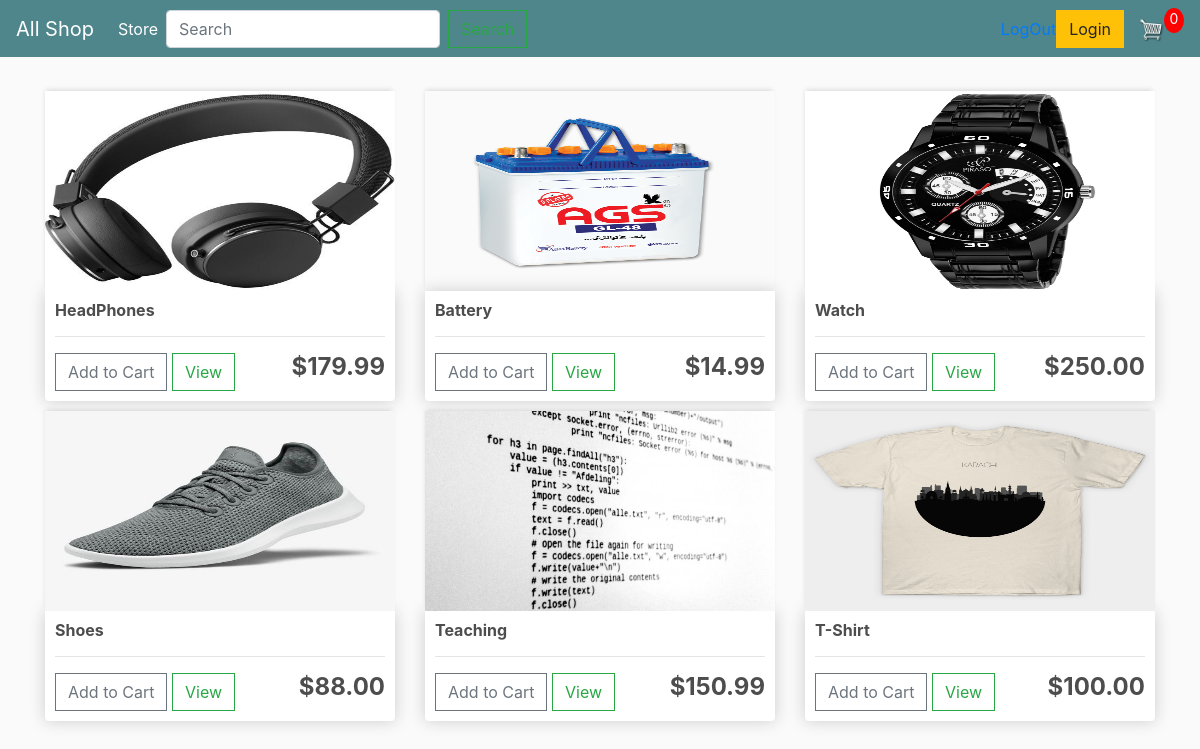
The page / on the database its author committed.
### app/models.py (models this page shows, shortened)
class Product(models.Model):
    name = models.CharField(max_length=200)
    price = models.DecimalField(max_digits=7, decimal_places=2)
    digital = models.BooleanField(default=False,null=True,blank=True)
    image = models.ImageField(null=True,blank= True)
    @property
    def imageURL(self):
        try:
            url = self.image.url
        except:
            url = ''
        return url

### app/views.py (the view)
# urls.py: path('',views.store,name='store'),
def store(request):
    cartDat = cartData(request)
    cartitem = cartDat['cartitem']
    order = cartDat['order']
    items = cartDat['items']
    products = Product.objects.all()
    context = {'products': products, 'cartitem': cartitem,'shipping': False}
    return render(request, 'app/store.html', context)

### app/utils.py (called while the page is built, shortened)
def cookieCart(request):
        try:
            cart = json.loads(request.COOKIES['cart'])
        except:
            cart = {}
        items = []
        order = {'get_cart_total':0,'get_cart_items':0, 'shipping': False}
        cartitem = order['get_cart_items']
        return{'cartitem': cartitem,'order':order,'items':items}

def cartData(request):
    if request.user.is_authenticated:
        customer = request.user.customer
        order, created = Order.objects.get_or_create(customer=customer,complete=False )
        items = order.orderitem_set.all()
        cartitem = order.get_cart_items
    else:
        cookieData = cookieCart(request)
        cartitem = cookieData['cartitem']
        order = cookieData['order']
        items = cookieData['items']
    return{'items':items,'order':order,'cartitem': cartitem}

### app/templates/app/store.html
{% extends 'app/main.html' %}
{% load static %}
    {% block content %}
            <div class="row">
                {% for product in products %}
                <div class="col-lg-4">
                    <img class="thumbnail" src="{{product.imageURL}}">
                    <div class="box-element product">
                        <h6><strong>{{product.name}}</strong></h6>
                        <hr>
                        <button data-product = {{ product.id }} data-action = "add"  class="btn btn-outline-secondary add-btn update-cart">Add to Cart</button>
                        <a class="btn btn-outline-success" href="#">View</a>
                        <h4 style="display: inline-block; float: right"><strong>${{product.price|floatformat:2}}</strong></h4>
                    </div>
                </div>
                {% endfor %}
            </div>
    {% endblock content %}

### app/templates/app/main.html (shortened to what this page needs)
<!DOCTYPE html>
{% load static %}
<head>
	<link rel="stylesheet" href="https://stackpath.bootstrapcdn.com/bootstrap/4.4.1/css/bootstrap.min.css">
	<link rel="stylesheet" type = "text/css" href="{% static '/css/main.css' %}" >
</head>
<body>
    <nav class="navbar navbar-expand-lg navbar-dark bg-dark">
        <a class="navbar-brand" href="{% url 'store' %}">All Shop</a>
        <div class="collapse navbar-collapse" id="navbarSupportedContent">
            <ul class="navbar-nav mr-auto">
                <li class="nav-item active">
                 <a class="nav-link" href="{% url 'store' %}">Store <span class="sr-only">(current)</span></a>
                </li>
              <form class="form-inline">
                    <input class="form-control mr-sm-2" type="search" placeholder="Search" aria-label="Search">
                    <button class="btn btn-outline-success my-2 my-sm-0" type="submit">Search</button>
              </form>
            </ul>
            <div class="form-inline my-2 my-lg-0">
                <a href="{% url 'login' %}" id ="lg">LogOut</a>
                <a href="{% url 'logout' %}"class="btn btn-warning">Login</a>
                <a href="{% url 'cart' %}">
                <img  id="cart-icon" src="{% static 'images\6+cart.png' %}">
                </a>
                <p id="cart-total">{{ cartitem }}</p>
            </div>
        </div>
    </nav>
    <div class="container">
        <br>
        {% block content %}
        {% endblock content %}
    </div>
</body>
</html>

### static/css/main.css (style rules this page uses)
body { background-color: hsl(0, 0%, 98%); }
h1,h2,h3,h4,h5,h6 { color:hsl(0, 0%, 30%); }
.box-element { box-shadow:hsl(0, 0%, 80%) 0 0 16px; background-color: #fff; border-radius: 4px; padding: 10px; }
.thumbnail { width: 100%; height: 200px; -webkit-box-shadow: -1px -3px 5px -2px rgba(214,214,214,1); -moz-box-shadow: -1px -3px 5px -2px rgba(214,214,214,1); box-shadow: -1px -3px 5px -2px rgba(214,214,214,1); }
.product { border-radius: 0 0 4px 4px; }
.bg-dark { background-color: #4f868c!important; }
#cart-icon { width:25px; display: inline-block; margin-left: 15px; }
#cart-total { display: block; text-align: center; color:#fff; background-color: red; width: 20px; height: 25px; border-radius: 50%; font-size: 14px; }
.col-lg-4, .col-lg-6, .col-lg-8, .col-lg-12 { margin-top: 10px; }
.btn { border-radius: 0; }

### app/templates/app/main.html (style rules this page uses)
body { background-color: hsl(0, 0%, 98%); }
h1,h2,h3,h4,h5,h6 { color:hsl(0, 0%, 30%); }
.box-element { box-shadow:hsl(0, 0%, 80%) 0 0 16px; background-color: #fff; border-radius: 4px; padding: 10px; }
.thumbnail { width: 100%; height: 200px; -webkit-box-shadow: -1px -3px 5px -2px rgba(214,214,214,1); -moz-box-shadow: -1px -3px 5px -2px rgba(214,214,214,1); box-shadow: -1px -3px 5px -2px rgba(214,214,214,1); }
.product { border-radius: 0 0 4px 4px; }
.bg-dark { background-color: #4f868c!important; }
#cart-icon { width:25px; display: inline-block; margin-left: 15px; }
#cart-total { display: block; text-align: center; color:#fff; background-color: red; width: 20px; height: 25px; border-radius: 50%; font-size: 14px; }
.col-lg-4, .col-lg-6, .col-lg-8, .col-lg-12 { margin-top: 10px; }
.btn { border-radius: 0; }

### rows shown on the page
Product: imageURL (picture), name "HeadPhones", price "179.99"
Product: imageURL (picture), name "Battery", price "14.99"
Product: imageURL (picture), name "Watch", price "250.00"
Product: imageURL (picture), name "Shoes", price "88.00"
Product: imageURL (picture), name "Teaching", price "150.99"
Product: imageURL (picture), name "T-Shirt", price "100.00"

### other values the page prints
{{ cartitem }} "0"
